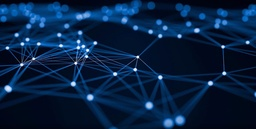
#> input picture lines.JPG, 256 x 129 px, shrunk from 1917 x 964 before the run, found by its file name
$ python encrypt.py lines.JPG
#> lines starting #> are read from the running program, lines starting #| are printed output that depends on the picture
### helper.py
import numpy

def upshift(a,index,n):
    col = []
    for j in range(len(a)):
        col.append(a[j][index])
    shiftCol = numpy.roll(col,-n)
    for i in range(len(a)):
        for j in range(len(a[0])):
            if(j==index):
                a[i][j] = shiftCol[i]

def downshift(a,index,n):
    col = []
    for j in range(len(a)):
        col.append(a[j][index])
    shiftCol = numpy.roll(col,n)
    for i in range(len(a)):
        for j in range(len(a[0])):
            if(j==index):
                a[i][j] = shiftCol[i]

def rotate180(n):
    bits = "{0:b}".format(n)
    return int(bits[::-1], 2)

### encrypt.py
from PIL import Image
from random import randint
import numpy
import sys
from helper import *

im = Image.open('Encoded_image/' + sys.argv[1])
#> im is the input picture: PIL image 256x129 RGB; mean R, G, B 7.3, 32.9, 66.2
pix = im.load()

#Obtaining the RGB matrices
r = []
g = []
b = []
for i in range(im.size[0]):
	r.append([])
	g.append([])
	b.append([])
	for j in range(im.size[1]):
		rgbPerPixel = pix[i,j]
		r[i].append(rgbPerPixel[0])
		g[i].append(rgbPerPixel[1])
		b[i].append(rgbPerPixel[2])
#> after the loop, b = 256 items; g = 256 items; r = 256 items

m = im.size[0]
#> m = 256
n = im.size[1]
#> n = 129

# Vectors Kr and Kc
alpha = 8
Kr = [randint(0,pow(2,alpha)-1) for i in range(m)]
Kc = [randint(0,pow(2,alpha)-1) for i in range(n)]
ITER_MAX = 1

print('Vector Kr : ', Kr)
#> (printed output is left out)
print('Vector Kc : ', Kc)
#> (printed output is left out)

f = open('keys.txt','w+')
f.write('Vector Kr : \n')
for a in Kr:
	f.write(str(a) + '\n')
f.write('Vector Kc : \n')
for a in Kc:
	f.write(str(a) + '\n')
f.write('ITER_MAX : \n')
f.write(str(ITER_MAX) + '\n')


for iterations in range(ITER_MAX):
	# For each row
	for i in range(m):
		rTotalSum = sum(r[i])
		gTotalSum = sum(g[i])
		bTotalSum = sum(b[i])
		rModulus = rTotalSum % 2
		gModulus = gTotalSum % 2
		bModulus = bTotalSum % 2
		if(rModulus==0):
			r[i] = numpy.roll(r[i],Kr[i])
		else:
			r[i] = numpy.roll(r[i],-Kr[i])
		if(gModulus==0):
			g[i] = numpy.roll(g[i],Kr[i])
		else:
			g[i] = numpy.roll(g[i],-Kr[i])
		if(bModulus==0):
			b[i] = numpy.roll(b[i],Kr[i])
		else:
			b[i] = numpy.roll(b[i],-Kr[i])
	# For each column
	for i in range(n):
		rTotalSum = 0
		gTotalSum = 0
		bTotalSum = 0
		for j in range(m):
			rTotalSum += r[j][i]
			gTotalSum += g[j][i]
			bTotalSum += b[j][i]
		rModulus = rTotalSum % 2
		gModulus = gTotalSum % 2
		bModulus = bTotalSum % 2
		if(rModulus==0):
			upshift(r,i,Kc[i])
		else:
			downshift(r,i,Kc[i])
		if(gModulus==0):
			upshift(g,i,Kc[i])
		else:
			downshift(g,i,Kc[i])
		if(bModulus==0):
			upshift(b,i,Kc[i])
		else:
			downshift(b,i,Kc[i])
	# For each row
	for i in range(m):
		for j in range(n):
			if(i%2==1):
				r[i][j] = r[i][j] ^ Kc[j]
				g[i][j] = g[i][j] ^ Kc[j]
				b[i][j] = b[i][j] ^ Kc[j]
			else:
				r[i][j] = r[i][j] ^ rotate180(Kc[j])
				g[i][j] = g[i][j] ^ rotate180(Kc[j])
				b[i][j] = b[i][j] ^ rotate180(Kc[j])
	# For each column
	for j in range(n):
		for i in range(m):
			if(j%2==0):
				r[i][j] = r[i][j] ^ Kr[i]
				g[i][j] = g[i][j] ^ Kr[i]
				b[i][j] = b[i][j] ^ Kr[i]
			else:
				r[i][j] = r[i][j] ^ rotate180(Kr[i])
				g[i][j] = g[i][j] ^ rotate180(Kr[i])
				b[i][j] = b[i][j] ^ rotate180(Kr[i])


for i in range(m):
	for j in range(n):
		pix[i,j] = (r[i][j],g[i][j],b[i][j])

im.save('encrypted_images/' + sys.argv[1])
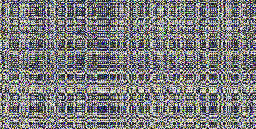
#> saved as lines.JPG: PIL image 256x129 RGB; mean R, G, B 123, 123.2, 124.1
